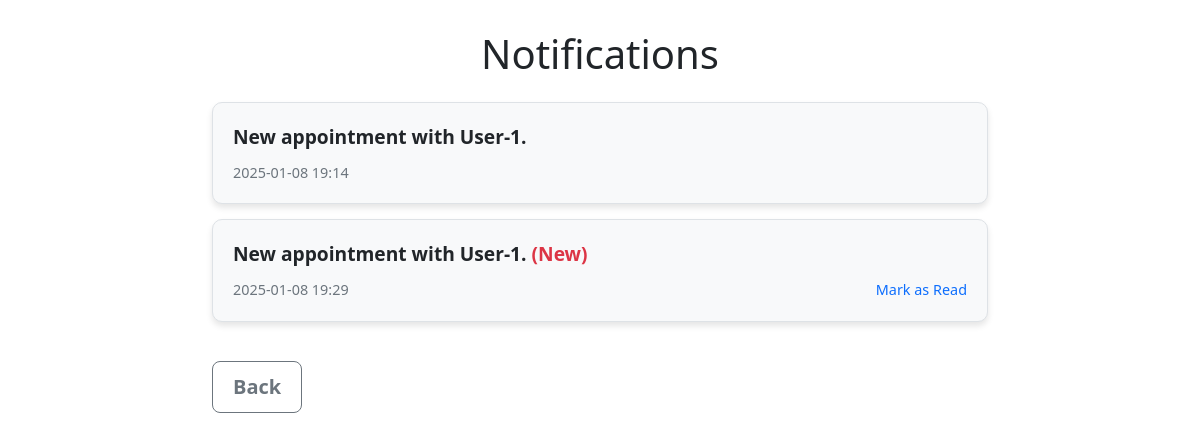
/notifications (signed in), run on the app's committed database.
### model.py (models this page shows)
class Notification(db.Model):
    id = db.Column(db.Integer, primary_key=True)
    doctor_id = db.Column(db.Integer, db.ForeignKey('doctor.id'), nullable=False)
    message = db.Column(db.String(255), nullable=False)
    is_read = db.Column(db.Boolean, default=False)
    created_at = db.Column(db.DateTime, default=datetime.utcnow)

### app.py (the view)
@app.route('/notifications')
def notifications():
    doctor_notifications = Notification.query.filter_by(doctor_id=current_user.id).all()
    return render_template('notifications.html', notifications=doctor_notifications)

### app.py (called while the page is built)
@login_manager.user_loader
def load_user(user_id):
    return User.query.get(int(user_id))

@app.context_processor
def inject_notification_count():
    if current_user.is_authenticated:
        unread_count = Notification.query.filter_by(doctor_id=current_user.id, is_read=False).count()
        return {'unread_count': unread_count}
    return {'unread_count': 0}

### templates/notifications.html (shortened to what this page needs)
<!DOCTYPE html>
<html lang="en">
<head>
    <link href="https://cdn.jsdelivr.net/npm/bootstrap@5.3.0/dist/css/bootstrap.min.css" rel="stylesheet">
</head>
<body>
    <div class="container notification-container">
        <h1 class="text-center mb-4">Notifications</h1>
        {% if notifications %}
        {% for notification in notifications %}
        <div class="notification-box">
            <div class="notification-header">
                {{ notification.message }}
                {% if not notification.is_read %}
                <span class="notification-new">(New)</span>
                {% endif %}
            </div>
            <div class="d-flex justify-content-between">
                <span class="notification-time">
                    {{ notification.created_at.strftime('%Y-%m-%d %H:%M') }}
                </span>
                {% if not notification.is_read %}
                <a href="{{ url_for('mark_as_read', notification_id=notification.id) }}" class="mark-as-read">
                    Mark as Read
                </a>
                {% endif %}
            </div>
        </div>
        {% endfor %}
        {% else %}
        <p class="text-center text-muted">No notifications available.</p>
        {% endif %}
        <button class="btn btn-outline-secondary mt-4 fw-bold fs-5" style="border-radius: 8px; padding: 10px 20px;">
            <a href="{{ url_for('doctor') }}" style="text-decoration: none; color: inherit;">Back</a>
        </button>
    </div>
</body>
</html>

### templates/notifications.html (style rules this page uses)
.notification-container { max-width: 800px; margin: 30px auto; }
.notification-box { border: 1px solid #dee2e6; border-radius: 10px; background-color: #f8f9fa; padding: 20px; margin-bottom: 15px; box-shadow: 0 4px 6px rgba(0, 0, 0, 0.1); }
.notification-header { font-size: 1.2rem; font-weight: bold; margin-bottom: 10px; }
.notification-time { font-size: 0.9rem; color: #6c757d; }
.notification-new { color: #dc3545; font-weight: bold; }
.mark-as-read { font-size: 0.9rem; color: #0d6efd; text-decoration: none; }

### data on the page
Notification: message "New appointment with User-1.", created_at "2025-01-08 19:14"
Notification: message "New appointment with User-1.", is_read "(New)", created_at "2025-01-08 19:29"
